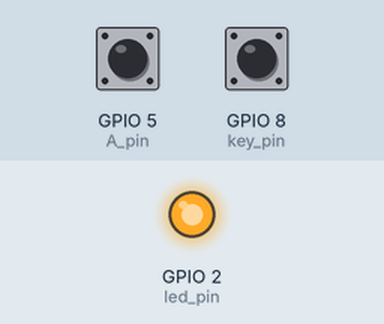
Bench run of a program on a simulated ESP32-C3. Parts: output pins drawn as LEDs (lit = HIGH). The test bench sets the inputs (shaded band); at power-on: GPIO 8 (key_pin) HIGH, GPIO 5 (A_pin) HIGH. USB keyboard and mouse output is not drawn.

Above: at 1.2 s.
1.3 s: GPIO 8 (key_pin) pulled LOW for 1 s
At 1.83 s:
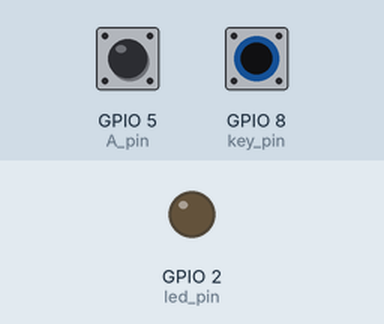
3.8 s: GPIO 8 (key_pin) pulled LOW for 3.2 s
At 7.9 s:
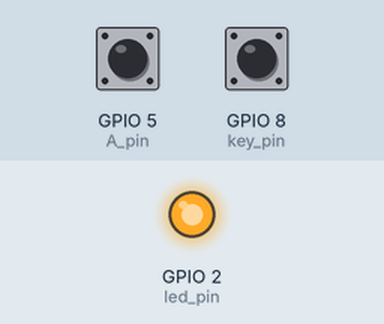
Timing chart, 0 to 9.4 s (numbered marks = the images above; inputs shaded):
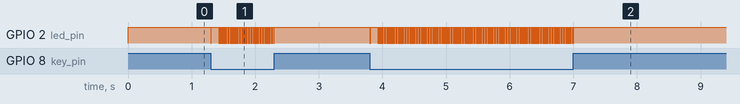

Measured:
- after the input at 1.3 s, GPIO 2 (led_pin): goes LOW 0.01 s, HIGH 0.11 s, 43 × (LOW 0.01 s, HIGH 0.01 s), LOW 0.01 s, then HIGH, starting at once
- after the input at 3.8 s, GPIO 2 (led_pin): goes LOW 0.01 s, HIGH 0.11 s, 153 × (LOW 0.01 s, HIGH 0.01 s), LOW 0.01 s, then HIGH, starting at once

The program:

main.cpp
```cpp
#include <Arduino.h>
#include <BleKeyboard.h>

BleKeyboard Ble_Keyboard("My_Media_control", "Espressif", 100); //编辑信息（蓝牙名称，设备制造商，电池电量）

#define A_pin GPIO_NUM_5 //A port connection pins
#define B_pin GPIO_NUM_4 //B port connection pins
#define key_pin GPIO_NUM_8 //Button port pins
#define led_pin GPIO_NUM_2

int lastButtonState = HIGH; // 上一次的按键状态
int currentButtonState = HIGH; // 当前的按键状态
unsigned long lastDebounceTime = 0; // 上一次按键去抖动的时间
unsigned long lastPressTime = 0; // 上一次按键按下的时间
bool waitingForDoubleClick = false; // 标记是否正在等待双击
const unsigned long debounceDelay = 50; // 去抖动延迟
const unsigned long doubleClickDelay = 250; // 双击的最大间隔时间

int A_pin_State;
int A_pin_BeforeState;
bool bottomState =0;
bool timeState = 0;
bool state[3];

uint32_t currenttime;
uint32_t periodtime = 0;

void task_bleKeyboard_init(){

    Ble_Keyboard.begin();
}

void task_knob_init(){
    pinMode (A_pin,INPUT);
    pinMode (B_pin,INPUT);
    pinMode (key_pin,INPUT);

    A_pin_BeforeState = digitalRead(A_pin);
}

void task_knob(){
        state[0] = 0;//左拧状态
        state[1] = 0;//右拧状态
        state[2] = 1;//按键状态

        A_pin_State = digitalRead(A_pin);
        if (A_pin_State != A_pin_BeforeState){
            if (digitalRead(B_pin) != A_pin_BeforeState){

                digitalWrite(led_pin,LOW);
                state[1] = 1; //向右拧
                delay(10);
                digitalWrite(led_pin,HIGH);
            }
            else {
                digitalWrite(led_pin,LOW);
                state[0] = 1; //向左拧
                delay(10);
                digitalWrite(led_pin,HIGH);
            }
        }
        A_pin_BeforeState = A_pin_State;
            if (digitalRead(key_pin) == LOW){
                digitalWrite(led_pin,LOW);
                state[2] = 0;
                delay(10);
                digitalWrite(led_pin,HIGH);
            }

    digitalWrite(led_pin,HIGH);

    // uint32_t currenttime = millis();
    // if (currenttime - periodtime >10){
    // Serial.print(state[0]);
    // Serial.print("\t");
    // Serial.print(state[1]);
    // Serial.print("\t");
    // Serial.println(state[2]);
    // periodtime = millis();
    // }
}

void task_control(){
    if(Ble_Keyboard.isConnected()) {

    if (state[2] == 1){
    if (state[0] == 1)
        Ble_Keyboard.write(KEY_MEDIA_VOLUME_DOWN);

    if (state[1] ==1 ){
        Ble_Keyboard.write(KEY_MEDIA_VOLUME_UP);
    }
    }

    if (state[2] == 0){
    if (state[0] == 1)
        Ble_Keyboard.write(KEY_MEDIA_PREVIOUS_TRACK);

    if (state[1] ==1){
        Ble_Keyboard.write(KEY_MEDIA_NEXT_TRACK);
    }
    }

   currentButtonState = digitalRead(key_pin);

  // 检查按键是否从释放变为按下
  if (currentButtonState == LOW && lastButtonState == HIGH) {
    // 延时去抖动
    delay(debounceDelay);
    // 再次读取按键状态，确认按键确实被按下
    if (digitalRead(key_pin) == LOW) {
      // 记录按键按下的时间
      lastPressTime = millis();
      // 开始等待双击
      waitingForDoubleClick = true;
      // 更新上一次去抖动的时间
      lastDebounceTime = millis();
    }
  }

  // 检查是否需要执行双击操作
  if (waitingForDoubleClick && (millis() - lastPressTime < doubleClickDelay)) {
    // 检查是否再次按下按键
    if (currentButtonState == LOW && lastButtonState == HIGH) {
      // 延时去抖动
      delay(debounceDelay);
      // 再次读取按键状态，确认按键确实被按下
      if (digitalRead(key_pin) == LOW) {
        // 双击检测
        Ble_Keyboard.write(KEY_MEDIA_PLAY_PAUSE);
        // 重置等待双击的标志
        waitingForDoubleClick = false;
      }
    }
  } else if (waitingForDoubleClick && (millis() - lastPressTime >= doubleClickDelay)) {
    // 单击检测
        Ble_Keyboard.write(KEY_MEDIA_MUTE);
    // 重置等待双击的标志
    waitingForDoubleClick = false;
  }

  // 更新上一次的按键状态
  lastButtonState = currentButtonState;

  // 短暂延时，防止CPU占用过高
  delay(10);
}

}

void setup(){

    pinMode(led_pin,OUTPUT);
    digitalWrite(led_pin,LOW);
    Serial.begin(115200);

    task_bleKeyboard_init();
    task_knob_init();
    digitalWrite(led_pin,HIGH);
}

void loop(){
    task_control();
    task_knob();
}
```
